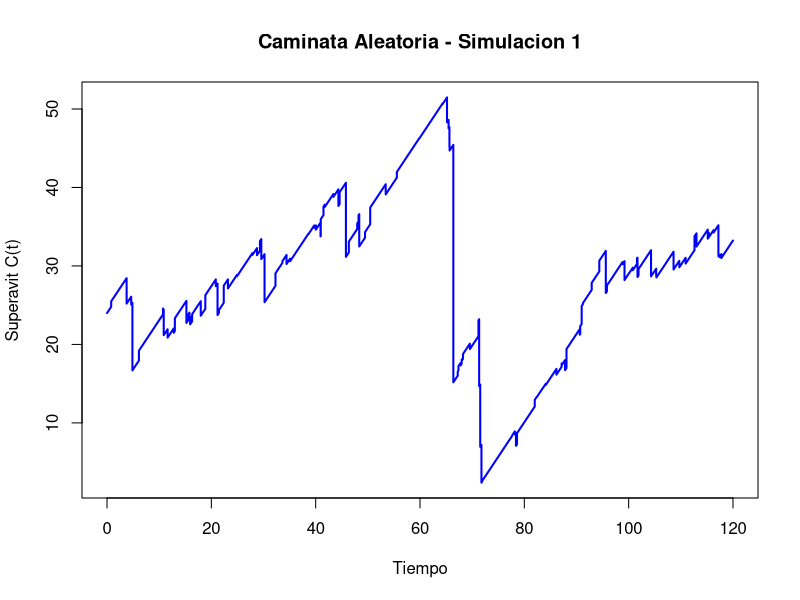
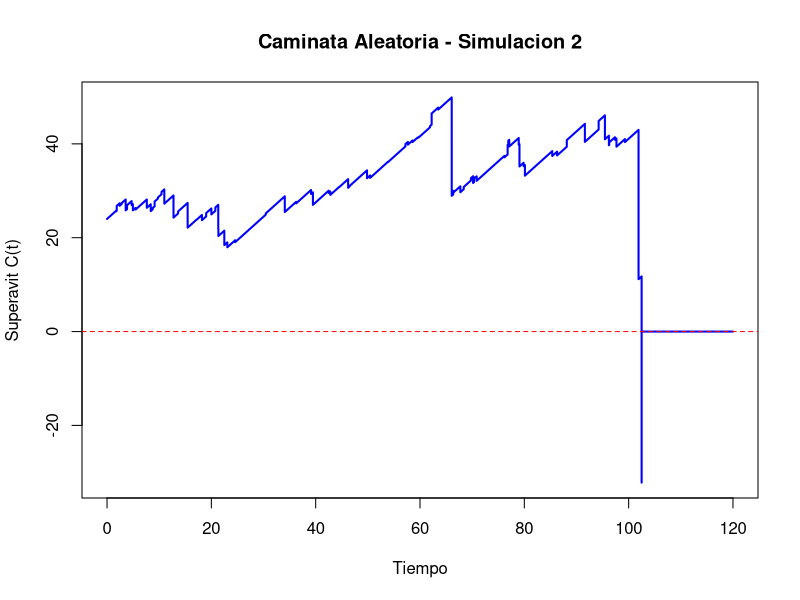

Write R code to recreate these figures, in order. (Note: a time limit stopped this script after it produced the figures.)
set.seed(89)  # para reproducibilidad

### MODELO ###

# PARTE I: Explorar distribuciones de tamano de siniestros
# Log-normal

## Parametros generales del modelo
u <- 24 # capital inicial
c <- 1 # tasa de ingreso de primas por unidad de tiempo
Tmax <- 120 # tiempo total a simular
nsim <- 10000 # Numero de simulaciones para Monte Carlo

## Parametros de frecuencia
# Parametros de la distribucion de arribos de siniestros (Exponencial)
lambda <- 0.6
# Parametros de la distribucion de arribos de inyecciones (Exponencial)
lambda_2 <- 0.3

## Parametros de tamano
# Parametros de la distribucion de tamanos de siniestros (Log-normal)
mu <- -0.3069
sigma <- sqrt(2)
# Parametros de la distribucion de tamanos de inyecciones (Gamma)
alpha <- 2
sigma_2 <- 0.6

### Monte Carlo ###

## Condiciones iniciales
contador_ruinas <- 0 # Contador de ruinas
contador_no_ruinas <- 0 # Contador de no-ruinas
tiempos_ruina <- numeric() # Tiempos de ruinas
utilidades <- numeric(nsim) # Utilidades
graficado_ruina <- FALSE
graficado_no_ruina <- FALSE

## Simulaciones
for (i in 1:nsim) {
  
  ## Tiempos de arribo de los siniestros
  arribos_brutos_sin <- cumsum(rexp(n = Tmax * lambda * 2, rate = lambda))
  if (tail(arribos_brutos_sin, 1) < Tmax) {
    warning("No se generaron suficientes eventos para cubrir hasta Tmax. Aumentar n.")
  }
  arribos_sin <- arribos_brutos_sin[arribos_brutos_sin <= Tmax]
  n_sin <- length(arribos_sin)
  
  ## Tiempos de arribo de las inyecciones
  arribos_brutos_iny <- cumsum(rexp(n = Tmax * lambda_2 * 2, rate = lambda_2))
  if (tail(arribos_brutos_iny, 1) < Tmax) {
    warning("No se generaron suficientes eventos para cubrir hasta Tmax. Aumentar n.")
  }
  arribos_iny <- arribos_brutos_iny[arribos_brutos_iny <= Tmax]
  n_iny <- length(arribos_iny)
  
  ## Tamanos de los siniestros
  siniestros <- rlnorm(n_sin, meanlog = mu, sdlog = sigma)
  
  ## Tamanos de las inyecciones
  inyecciones <- rgamma(n_iny, shape = alpha, scale = sigma_2)
  
  ### PROCESO DE SUPERAVIT ###
  
  ## Malla temporal
  malla_temp <- seq(0, Tmax, by = 0.001)
  Ct <- numeric(length(malla_temp))
  sin_index <- 1
  acumulados_sin <- 0
  iny_index <- 1
  acumulados_iny <- 0
  ruina_ocurrida <- FALSE
  tiempo_ruina <- NA
  
  for (j in seq_along(malla_temp)) {
    t <- malla_temp[j]
    
    ## Suma siniestros que ya ocurrieron hasta t
    while (sin_index <= n_sin && arribos_sin[sin_index] <= t) {
      acumulados_sin <- acumulados_sin + siniestros[sin_index]
      sin_index <- sin_index + 1
    }
    
    ## Suma inyecciones que ya ocurrieron hasta t
    while (iny_index <= n_iny && arribos_iny[iny_index] <= t) {
      acumulados_iny <- acumulados_iny + inyecciones[iny_index]
      iny_index <- iny_index + 1
    }
    
    ## Calculamos el superavit
    Ct[j] <- u + c * t - acumulados_sin + acumulados_iny
    
    ## Verificamos si hubo ruina
    if (!ruina_ocurrida && Ct[j] < 0) {
      ruina_ocurrida <- TRUE
      tiempo_ruina <- t
      break  # podemos salir del bucle si ya hay ruina
    }
  }
  
  ## Calculamos las utilidades (si hubo)
  t_final <- if (ruina_ocurrida) tiempo_ruina else Tmax # Tiempo final efectivo
  prima_total <- c * t_final # Prima acumulada hasta ese momento
  utilidades[i] <- prima_total - acumulados_sin # Utilidad (no incluye inyecciones, solo primas - siniestros)
  
  ## Almacenamos los datos de ruina (si hubo) o no-ruina
  if (ruina_ocurrida) {
    contador_ruinas <- contador_ruinas + 1
    tiempos_ruina <- c(tiempos_ruina, tiempo_ruina)
  }
  if (!ruina_ocurrida) {
    contador_no_ruinas <- contador_no_ruinas + 1
  }
  
  ## Graficamos la primera no-ruina
  if (!ruina_ocurrida && !graficado_no_ruina) {
    plot(malla_temp, Ct, type = "l", lwd = 2, col = "blue",
         xlab = "Tiempo", ylab = "Superavit C(t)",
         main = paste0("Caminata Aleatoria - Simulacion ", i))
    abline(h = 0, col = "red", lty = 2)
    graficado_no_ruina <- TRUE
  }
  
  ## Graficamos la primera ruina
  if (ruina_ocurrida && !graficado_ruina) {
    plot(malla_temp, Ct, type = "l", lwd = 2, col = "blue",
         xlab = "Tiempo", ylab = "Superavit C(t)",
         main = paste0("Caminata Aleatoria - Simulacion ", i))
    abline(h = 0, col = "red", lty = 2)
    graficado_ruina <- TRUE
  }
}

### Resultados ###

## Calculamos los resultados de las simulaciones Monte Carlo
prob_ruina <- contador_ruinas / nsim
tiempo_prom_ruina <- ifelse(length(tiempos_ruina) > 0, mean(tiempos_ruina), NA)

## Calculamos el Intervalo de confianza
z <- 1.96  # valor z para 95 por ciento
se <- sqrt(prob_ruina * (1 - prob_ruina) / nsim)  # error estandar
ic_inf <- prob_ruina - z * se
ic_sup <- prob_ruina + z * se
# Nota: 90 por ciento z = 1.645, 95 por ciento z = 1.96, 99 por ciento z = 2.576

### Resumen ###

## Cuadro Resumen
cat("Probabilidad estimada de ruina:", round(prob_ruina, 4), "\n")
cat("Intervalo de confianza al 95 por ciento: [", round(ic_inf, 4), ",", round(ic_sup, 4), "]\n")
cat("Tiempo promedio hasta la ruina (condicionado):", round(tiempo_prom_ruina, 4), "\n")
cat("Utilidad promedio:", round(mean(utilidades), 4), "\n")

## Graficas Resumen
if (length(tiempos_ruina) > 0) {
  hist(tiempos_ruina, breaks = 50, col = "lightblue",
       main = "Distribucion de los tiempos de ruina",
       xlab = "Tiempo de ruina", ylab = "Frecuencia")
}

hist(utilidades, breaks = 50, col = "lightgreen",
     main = "Distribucion de la utilidad (prima - siniestros)",
     xlab = "Utilidad", ylab = "Frecuencia")
